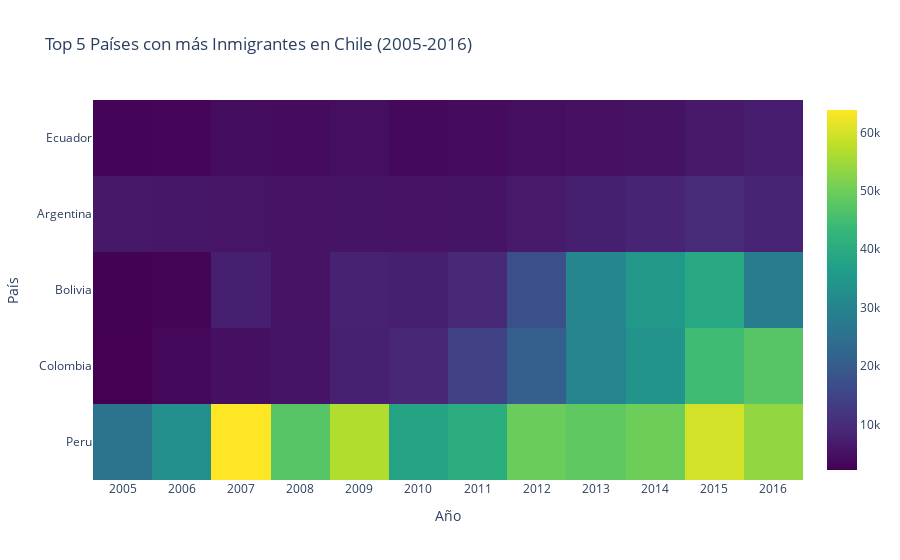

Source (notebook cell):
### Code cell
# Se crea el heatmap

fig = go.Figure(data=go.Heatmap(
                        z=df_migrantes_top5.iloc[:, 1:13],
                        x=df_migrantes_top5.columns[1:13],
                        y=df_migrantes_top5['Country'],
                        colorscale='Viridis'))

fig.update_layout(
    title='Top 5 Países con más Inmigrantes en Chile (2005-2016)',
    xaxis_nticks=24,
    xaxis_title="Año",
    yaxis_title="País",)

fig.show()

### Figure 1 — Plotly figure (JSON) as saved in the notebook; plotly's stock layout.template omitted (floating-point values rounded to 4 significant figures)
{"data": [{"colorscale": [[0, "#440154"], [0.1111, "#482878"], [0.2222, "#3e4989"], [0.3333, "#31688e"], [0.4444, "#26828e"], [0.5556, "#1f9e89"], [0.6667, "#35b779"], [0.7778, "#6ece58"], [0.8889, "#b5de2b"], [1, "#fde725"]], "type": "heatmap", "x": [2005, 2006, 2007, 2008, 2009, 2010, 2011, 2012, 2013, 2014, 2015, 2016], "y": ["Peru", "Colombia", "Bolivia", "Argentina", "Ecuador"], "z": [[25966, 32746, 63869, 47336, 56586, 38048, 40628, 49643, 48517, 49900, 59767, 53624], [2179, 3195, 4834, 5563, 7697, 8921, 14362, 20875, 30138, 33939, 44535, 47352], [2420, 2815, 7448, 5374, 7801, 7423, 9189, 17310, 30611, 34978, 39126, 27852], [6263, 6114, 5656, 5345, 5453, 5387, 5438, 6548, 7436, 8326, 9605, 8176], [2956, 3135, 4352, 3933, 4674, 3624, 3938, 4679, 4992, 5309, 6374, 7261]]}], "layout": {"title": {"text": "Top 5 Países con más Inmigrantes en Chile (2005-2016)"}, "xaxis": {"nticks": 24, "title": {"text": "Año"}}, "yaxis": {"title": {"text": "País"}}}}
